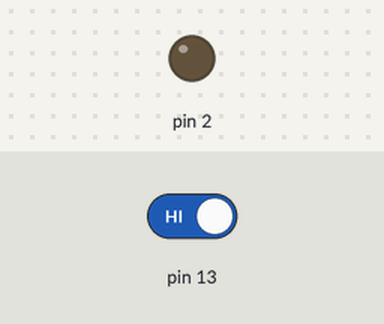
A sketch run on a simulated Arduino Uno, built with avr-gcc and run on an emulated ATmega328P. Parts: output pins drawn as LEDs (lit = HIGH). The inputs (shaded band) are chosen by the test bench; at power-on: pin 13 HIGH.

Above: at 1.2 s.
1.3 s: pin 13 driven LOW
At 2.5 s:
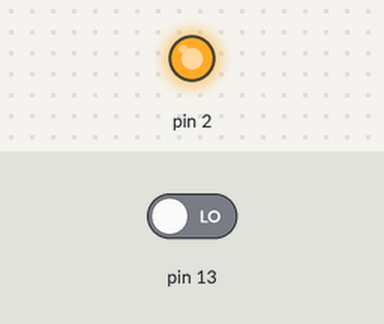
2.8 s: pin 13 driven HIGH
At 3.8 s:
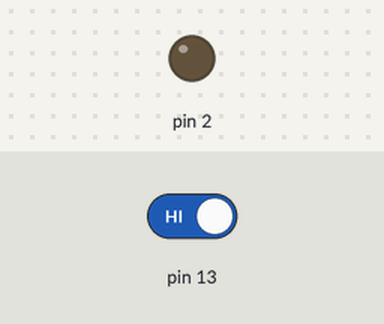
Timing chart, 0 to 5.8 s (numbered marks = the images above; inputs shaded):
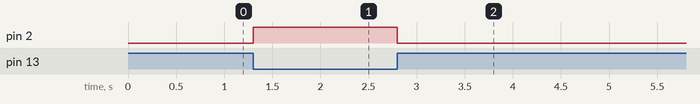

Measured:
- after the input at 1.3 s, pin 2: LOW → HIGH at once
- after the input at 2.8 s, pin 2: HIGH → LOW at once

The sketch:

A007_Button_pullup.ino
```cpp
/*
Pulsante pull up + LED
*/

void setup() {
    //configuro il pin per il pulsante
    pinMode(13, INPUT);
    //configuro il pin per il lED
	pinMode(2, OUTPUT);
}

void loop() {
    //verifico lo stato del pulsante
    if (digitalRead(13) == LOW) {
      //accendo il LED
      digitalWrite (2, HIGH);
    } else {
      //spengo il LED
      digitalWrite (2, LOW);
    }
}
```
